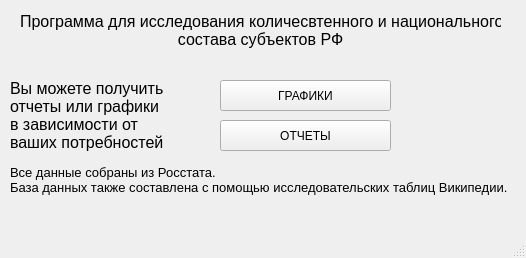
<?xml version="1.0" encoding="UTF-8"?>
<ui version="4.0">
 <class>MainWindow</class>
 <widget class="QMainWindow" name="MainWindow">
  <property name="geometry">
   <rect>
    <x>0</x>
    <y>0</y>
    <width>526</width>
    <height>258</height>
   </rect>
  </property>
  <property name="windowTitle">
   <string>программа</string>
  </property>
  <widget class="QWidget" name="centralwidget">
   <widget class="QPushButton" name="pushButton">
    <property name="geometry">
     <rect>
      <x>220</x>
      <y>80</y>
      <width>171</width>
      <height>31</height>
     </rect>
    </property>
    <property name="text">
     <string>ГРАФИКИ</string>
    </property>
    <property name="autoDefault">
     <bool>false</bool>
    </property>
   </widget>
   <widget class="QToolButton" name="toolButton_2">
    <property name="geometry">
     <rect>
      <x>220</x>
      <y>120</y>
      <width>171</width>
      <height>31</height>
     </rect>
    </property>
    <property name="text">
     <string>ОТЧЕТЫ</string>
    </property>
   </widget>
   <widget class="QLabel" name="label">
    <property name="geometry">
     <rect>
      <x>20</x>
      <y>0</y>
      <width>481</width>
      <height>61</height>
     </rect>
    </property>
    <property name="text">
     <string>&lt;html&gt;&lt;head/&gt;&lt;body&gt;&lt;p align=&quot;center&quot;&gt;&lt;span style=&quot; font-size:12pt;&quot;&gt;Программа для исследования количесвтенного и национального&lt;br/&gt;состава субъектов РФ&lt;/span&gt;&lt;/p&gt;&lt;/body&gt;&lt;/html&gt;</string>
    </property>
   </widget>
   <widget class="QLabel" name="label_2">
    <property name="geometry">
     <rect>
      <x>10</x>
      <y>60</y>
      <width>171</width>
      <height>111</height>
     </rect>
    </property>
    <property name="text">
     <string>&lt;html&gt;&lt;head/&gt;&lt;body&gt;&lt;p align=&quot;justify&quot;&gt;&lt;span style=&quot; font-size:12pt;&quot;&gt;Вы можете получить&lt;br/&gt;отчеты или графики&lt;br/&gt;в зависимости от &lt;br/&gt;ваших потребностей&lt;/span&gt;&lt;/p&gt;&lt;/body&gt;&lt;/html&gt;</string>
    </property>
   </widget>
   <widget class="QLabel" name="label_3">
    <property name="geometry">
     <rect>
      <x>10</x>
      <y>140</y>
      <width>501</width>
      <height>81</height>
     </rect>
    </property>
    <property name="text">
     <string>&lt;html&gt;&lt;head/&gt;&lt;body&gt;&lt;p&gt;&lt;span style=&quot; font-size:10pt;&quot;&gt;Все данные собраны из Росстата. &lt;br&gt;База данных также составлена с помощью исследовательских таблиц Википедии.&lt;/span&gt;&lt;/p&gt;&lt;/body&gt;&lt;/html&gt;</string>
    </property>
   </widget>
  </widget>
  <widget class="QMenuBar" name="menubar">
   <property name="geometry">
    <rect>
     <x>0</x>
     <y>0</y>
     <width>526</width>
     <height>21</height>
    </rect>
   </property>
  </widget>
  <widget class="QStatusBar" name="statusbar"/>
 </widget>
 <resources/>
 <connections/>
</ui>
